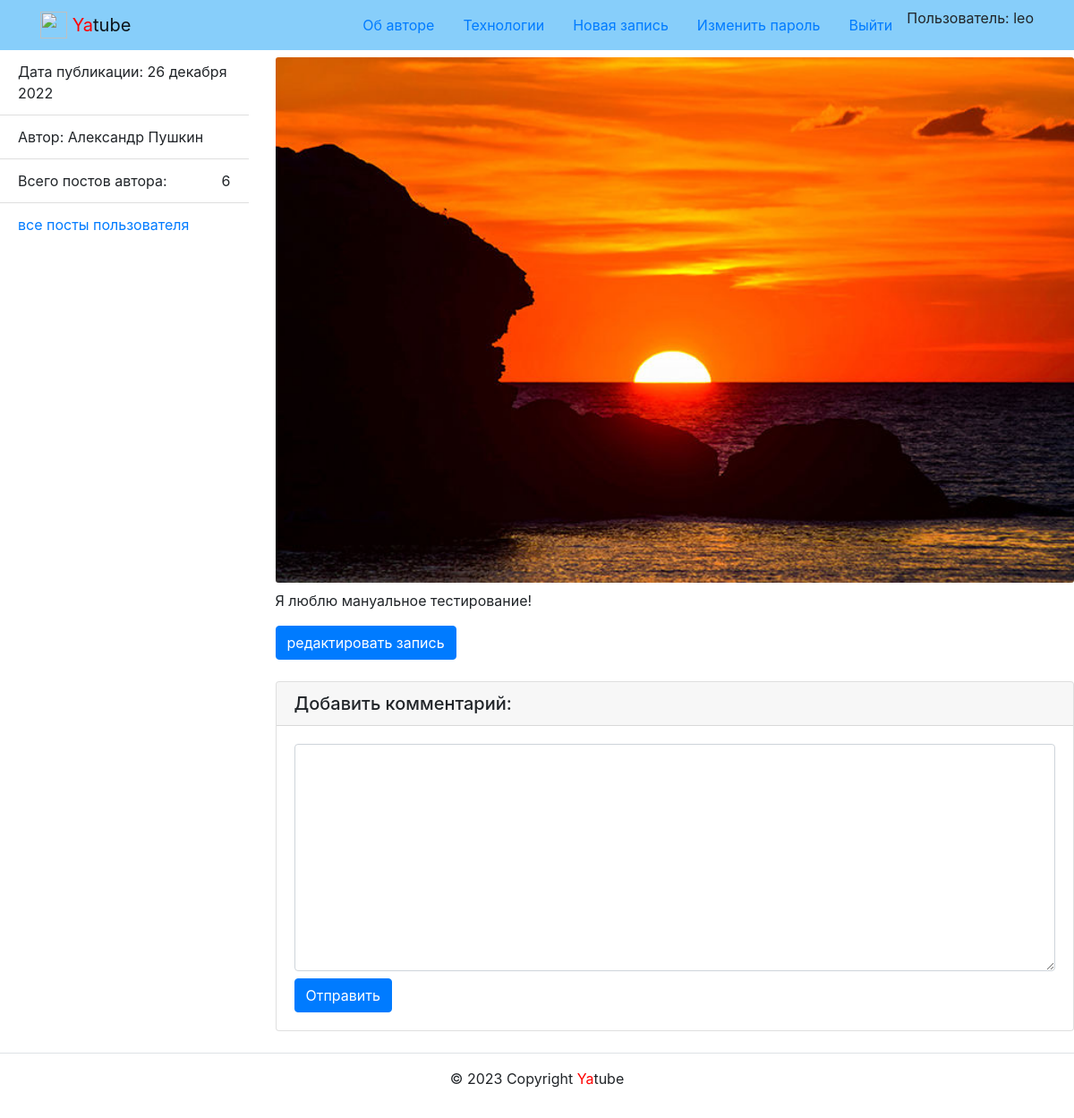
/posts/50/ (signed in), run on the app's committed database.
### posts/models.py (models this page shows, shortened)
class Post(models.Model):
    text = models.TextField(
        verbose_name='Текст поста',
        help_text='Введите текст поста'
    )
    pub_date = models.DateTimeField(
        auto_now_add=True,
        verbose_name='Дата публикации'
    )
    author = models.ForeignKey(
        User,
        on_delete=models.CASCADE,
        related_name='posts',
        verbose_name='Автор'
    )
    group = models.ForeignKey(
        Group,
        blank=True,
        null=True,
        on_delete=models.SET_NULL,
        related_name='posts',
        verbose_name='Группа',
        help_text='Группа, к которой будет относится пост'
    )
    image = models.ImageField(
        'Картинка',
        upload_to='posts/',
        blank=True
    )
    class Meta:
        ordering = ['-pub_date']
        verbose_name = 'Сообщения'
        verbose_name_plural = 'Сообщения'

### posts/views.py (the view)
# urls.py: path('posts/<int:post_id>/', views.post_detail, name='post_detail'),
def post_detail(request, post_id):
    post = get_object_or_404(
        Post.objects.select_related('author', 'group'),
        pk=post_id
    )
    count = post.author.posts.count()
    comments = post.comments.select_related('author', 'post').all()
    form = CommentForm()
    context = {
        'post': post,
        'count': count,
        'form': form,
        'comments': comments
    }
    return render(request, 'posts/post_detail.html', context)

### posts/forms.py
class CommentForm(forms.ModelForm):
    class Meta:
        model = Comment
        fields = ('text',)

### core/context_processors/year.py (called while the page is built)
def year(request):
    tz = pytz.timezone('Europe/Moscow')
    dt = datetime.now(tz)
    year = dt.year
    return {
        'year': year
    }

### core/templatetags/user_filters.py (called while the page is built)
@register.filter
def addclass(field, css):
    return field.as_widget(attrs={'class': css})

### templates/posts/post_detail.html (shortened to what this page needs)
{% extends 'base.html'%}
{% load thumbnail %}
{% block content %}
<div class="row">
    <aside class="col-12 col-md-3">
      <ul class="list-group list-group-flush">
        <li class="list-group-item">
          Дата публикации: {{ post.pub_date|date:"d E Y" }}
        </li>
        <li class="list-group-item">
          Автор: {{ post.author.get_full_name }}
        </li>
        <li class="list-group-item d-flex justify-content-between align-items-center">
          Всего постов автора:  <span >{{ count }}</span>
        </li>
        <li class="list-group-item">
          <a href="{% url 'posts:profile' post.author %}">
            все посты пользователя
          </a>
        </li>
      </ul>
    </aside>
    <article class="col-12 col-md-9">
      {% thumbnail post.image "672x237" crop="center" upscale=True as im %}
        <img class="card-img my-2" src="{{ im.url }}">
      {% endthumbnail %}
      <p>
       {{ post.text }}
      </p>
      {% if user.is_authenticated %}
        <a class="btn btn-primary" href="{% url 'posts:post_edit' post.id %}">
          редактировать запись
        </a><br>
      {% endif %}
      <div>
        {% include 'includes/comments.html' %}
      </div>
    </article>
  </div>
{% endblock %}

### templates/includes/header.html (shortened to what this page needs)
{% load static %}
<nav class="navbar navbar-light" style="background-color: lightskyblue">
  <div class="container">
    <a class="navbar-brand" href="{% url 'posts:index' %}">
      <img src="{% static 'img/logo.png' %}" width="30" height="30" class="d-inline-block align-top" alt="">
      <span style="color:red">Ya</span>tube
    </a>
    {% with request.resolver_match.view_name as view_name %}
    <ul class="nav nav-pills">
      <li class="nav-item">
        <a class="nav-link {% if view_name  == 'about:author' %}active{% endif %}" href="{% url 'about:author' %}">Об авторе</a>
      </li>
      <li class="nav-item">
        <a class="nav-link {% if view_name  == 'about:tech' %}active{% endif %}" href="{% url 'about:tech' %}">Технологии</a>
      </li>
      {% if request.user.is_authenticated %}
      <li class="nav-item">
        <a class="nav-link {% if view_name  == 'posts:post_create' %}active{% endif %}" href="{% url 'posts:post_create' %}">Новая запись</a>
      </li>
      <li class="nav-item">
        <a class="nav-link link-light {% if view_name  == 'users:password_change' %}active{% endif %}" href="{% url 'users:password_change' %}">Изменить пароль</a>
      </li>
      <li class="nav-item">
        <a class="nav-link link-light {% if view_name  == 'users:logout' %}active{% endif %}" href="{% url 'users:logout' %}">Выйти</a>
      </li>
      <li>
        Пользователь: {{ user.username }}
      </li>
      {% endif %}
    </ul>
    {% endwith %}
  </div>
</nav>

### data on the page
Post: pub_date "26 декабря 2022", author.get_full_name "Александр Пушкин", text "Я люблю мануальное тестирование!"

### other printed values
{{ user.username }} "leo"
{{ count }} "6"
